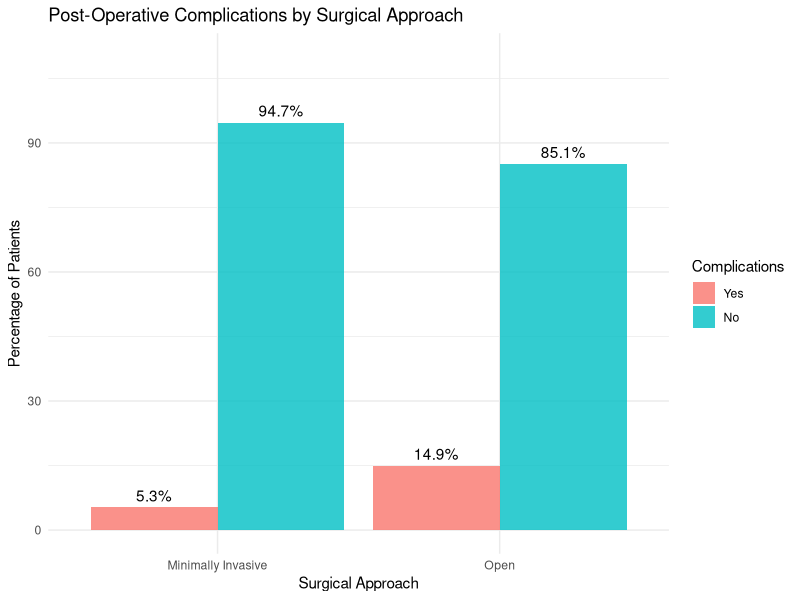
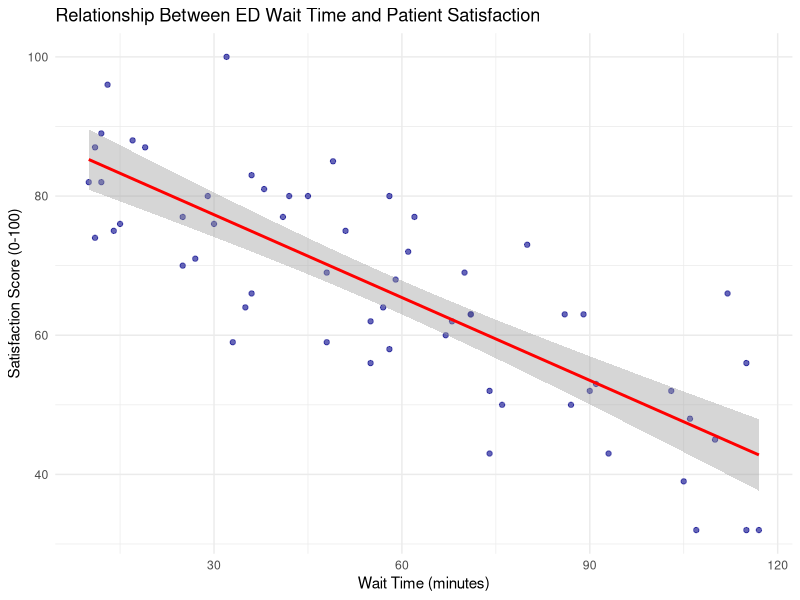
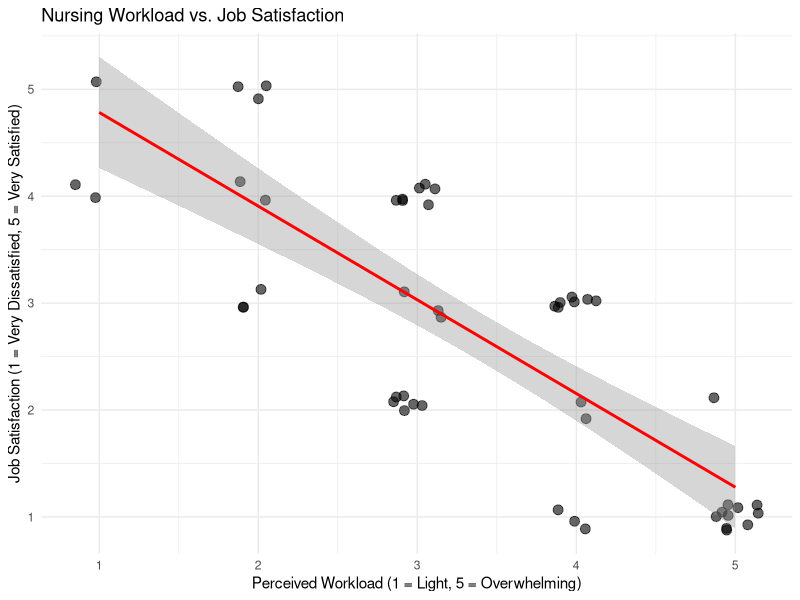
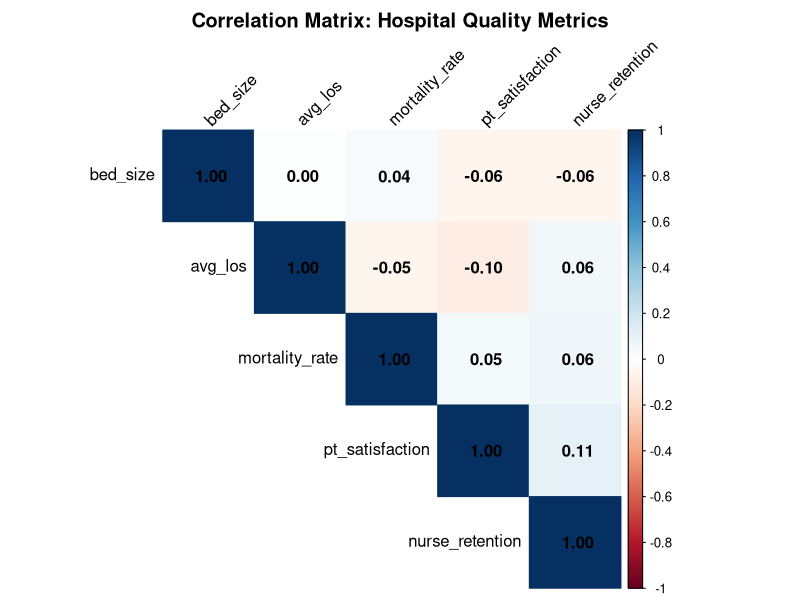

Write the R code that produced these figures, in order.
## ---- chunk 1
#| label: setup
#| include: false
knitr::opts_chunk$set(echo = TRUE, warning = FALSE, message = FALSE)
library(ggplot2)
library(dplyr)
library(tidyr)
library(corrplot)

# Set seed for reproducibility
set.seed(2026)
## ---- chunk 2
#| label: practice-crosstab-data

# Practice dataset
set.seed(2026)
n_surgery <- 200

surgical_approach <- sample(c("Minimally Invasive", "Open"), n_surgery,
                            replace = TRUE, prob = c(0.6, 0.4))

# Complications with different rates by approach
complications <- character(n_surgery)
for(i in 1:n_surgery) {
  if(surgical_approach[i] == "Minimally Invasive") {
    complications[i] <- sample(c("Yes", "No"), 1, prob = c(0.05, 0.95))
  } else {
    complications[i] <- sample(c("Yes", "No"), 1, prob = c(0.20, 0.80))
  }
}

surgery_data <- data.frame(
  approach = factor(surgical_approach),
  complications = factor(complications, levels = c("Yes", "No"))
)

# View the first few rows
head(surgery_data, 10)
## ---- chunk 3
#| label: practice-correlation-data

# Practice dataset
set.seed(2026)
n_ed <- 60

wait_time <- round(runif(n_ed, 10, 120))
# Satisfaction decreases with wait time
satisfaction_ed <- round(90 - 0.4 * wait_time + rnorm(n_ed, 0, 10))
satisfaction_ed <- pmin(pmax(satisfaction_ed, 0), 100)

ed_data <- data.frame(
  wait_time_minutes = wait_time,
  satisfaction_score = satisfaction_ed
)

head(ed_data, 10)
## ---- chunk 4
#| label: practice-spearman-data

# Practice dataset (n = 50 nurses)
set.seed(2027)
n_nurses_practice <- 50

# Generate ordinal workload ratings (1-5)
workload_rating <- sample(1:5, n_nurses_practice, replace = TRUE,
                          prob = c(0.05, 0.15, 0.35, 0.30, 0.15))

# Job satisfaction tends to decrease with workload (negative relationship)
satisfaction_base <- 6 - workload_rating + sample(-1:1, n_nurses_practice, replace = TRUE)
job_satisfaction <- pmin(pmax(satisfaction_base, 1), 5)

workload_data <- data.frame(
  nurse_id = 1:n_nurses_practice,
  workload = workload_rating,
  satisfaction = job_satisfaction
)

head(workload_data, 10)
## ---- chunk 5
#| label: practice-discharge-data

# Discharge destination and readmission data
set.seed(2026)
n_discharge <- 250

discharge_dest <- sample(c("Home", "SNF", "Rehab"), n_discharge,
                         replace = TRUE, prob = c(0.5, 0.3, 0.2))

readmit <- character(n_discharge)
for(i in 1:n_discharge) {
  prob_readmit <- switch(discharge_dest[i],
                         "Home" = 0.12,
                         "SNF" = 0.22,
                         "Rehab" = 0.08)
  readmit[i] <- sample(c("Yes", "No"), 1, prob = c(prob_readmit, 1 - prob_readmit))
}

discharge_data <- data.frame(
  discharge_destination = factor(discharge_dest, levels = c("Home", "SNF", "Rehab")),
  readmitted_30_days = factor(readmit, levels = c("Yes", "No"))
)

head(discharge_data, 10)
## ---- chunk 6
#| label: practice-metrics-data

# Hospital quality metrics
set.seed(2026)
n_hosp <- 100

quality_data <- data.frame(
  hospital_id = 1:n_hosp,
  bed_size = sample(c(50, 100, 200, 300, 500), n_hosp, replace = TRUE),
  avg_los = round(runif(n_hosp, 3, 7), 1),
  mortality_rate = round(runif(n_hosp, 1, 5), 2),
  pt_satisfaction = round(runif(n_hosp, 60, 95), 1),
  nurse_retention = round(runif(n_hosp, 70, 98), 1)
)

# Add realistic correlation: satisfaction related to retention
quality_data$pt_satisfaction <- round(quality_data$pt_satisfaction +
                                       0.1 * quality_data$nurse_retention +
                                       rnorm(n_hosp, 0, 5), 1)
quality_data$pt_satisfaction <- pmin(pmax(quality_data$pt_satisfaction, 0), 100)

head(quality_data)
## ---- chunk 7
#| label: solution-1-1
#| code-fold: true

table(surgery_data$approach, surgery_data$complications)
## ---- chunk 8
#| label: solution-1-2
#| code-fold: true

prop.table(table(surgery_data$approach, surgery_data$complications),
           margin = 1) * 100
## ---- chunk 9
#| label: solution-1-3
#| code-fold: true

chi_surgery <- chisq.test(table(surgery_data$approach, surgery_data$complications))
chi_surgery$expected
## ---- chunk 10
#| label: solution-1-4
#| code-fold: true

chi_surgery
## ---- chunk 11
#| label: solution-1-5
#| code-fold: true
#| fig-width: 8
#| fig-height: 5

plot_data <- surgery_data %>%
  group_by(approach, complications) %>%
  summarise(count = n(), .groups = "drop") %>%
  group_by(approach) %>%
  mutate(percentage = count / sum(count) * 100)

ggplot(plot_data, aes(x = approach, y = percentage, fill = complications)) +
  geom_bar(stat = "identity", position = "dodge", alpha = 0.8) +
  geom_text(aes(label = sprintf("%.1f%%", percentage)),
            position = position_dodge(width = 0.9), vjust = -0.5) +
  labs(title = "Post-Operative Complications by Surgical Approach",
       x = "Surgical Approach",
       y = "Percentage of Patients",
       fill = "Complications") +
  theme_minimal() +
  ylim(0, 110)
## ---- chunk 12
#| label: solution-2-1
#| code-fold: true

summary(ed_data)
## ---- chunk 13
#| label: solution-2-2
#| code-fold: true
#| fig-width: 7
#| fig-height: 5

ggplot(ed_data, aes(x = wait_time_minutes, y = satisfaction_score)) +
  geom_point(alpha = 0.6, color = "darkblue") +
  geom_smooth(method = "lm", se = TRUE, color = "red") +
  labs(title = "Relationship Between ED Wait Time and Patient Satisfaction",
       x = "Wait Time (minutes)",
       y = "Satisfaction Score (0-100)") +
  theme_minimal()
## ---- chunk 14
#| label: solution-2-3
#| code-fold: true

cor.test(ed_data$wait_time_minutes, ed_data$satisfaction_score, method = "pearson")
## ---- chunk 15
#| label: solution-3-1
#| code-fold: true
#| fig-width: 7
#| fig-height: 5

ggplot(workload_data, aes(x = workload, y = satisfaction)) +
  geom_point(alpha = 0.6, size = 3,
             position = position_jitter(width = 0.15, height = 0.15)) +
  geom_smooth(method = "lm", se = TRUE, color = "red") +
  scale_x_continuous(breaks = 1:5) +
  scale_y_continuous(breaks = 1:5) +
  labs(title = "Nursing Workload vs. Job Satisfaction",
       x = "Perceived Workload (1 = Light, 5 = Overwhelming)",
       y = "Job Satisfaction (1 = Very Dissatisfied, 5 = Very Satisfied)") +
  theme_minimal()
## ---- chunk 16
#| label: solution-3-3
#| code-fold: true

cor.test(workload_data$workload, workload_data$satisfaction,
         method = "spearman", exact = FALSE)
## ---- chunk 17
#| label: solution-3-4
#| code-fold: true

# Pearson correlation for comparison
cor.test(workload_data$workload, workload_data$satisfaction,
         method = "pearson")
## ---- chunk 18
#| label: solution-4-1
#| code-fold: true

# Contingency table
table(discharge_data$discharge_destination, discharge_data$readmitted_30_days)

# Row percentages
prop.table(table(discharge_data$discharge_destination,
                 discharge_data$readmitted_30_days),
           margin = 1) * 100
## ---- chunk 19
#| label: solution-4-2
#| code-fold: true

chi_discharge <- chisq.test(table(discharge_data$discharge_destination,
                                   discharge_data$readmitted_30_days))

# Check expected frequencies
chi_discharge$expected

# Display results
chi_discharge
## ---- chunk 20
#| label: solution-5-1
#| code-fold: true

# Select metrics (columns 2-6)
metrics_only <- quality_data[, 2:6]

# Calculate correlation matrix
cor_matrix <- cor(metrics_only, method = "pearson")

# Display rounded
round(cor_matrix, 2)
## ---- chunk 21
#| label: solution-5-2
#| code-fold: true
#| fig-width: 8
#| fig-height: 7

corrplot(cor_matrix,
         method = "color",
         type = "upper",
         addCoef.col = "black",
         tl.col = "black",
         tl.srt = 45,
         title = "Correlation Matrix: Hospital Quality Metrics",
         mar = c(0, 0, 2, 0))
## ---- chunk 22
#| label: solution-5-3
#| code-fold: true

cor.test(quality_data$pt_satisfaction, quality_data$nurse_retention,
         method = "pearson")
